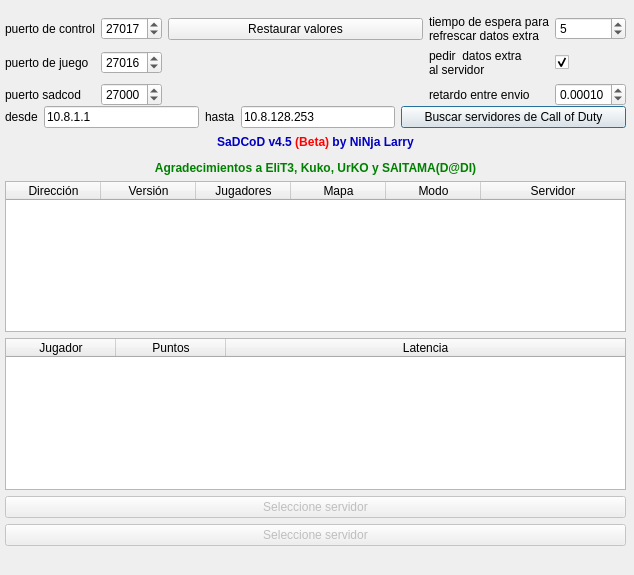
<?xml version="1.0" encoding="UTF-8"?>
<ui version="4.0">
 <class>Dialog</class>
 <widget class="QDialog" name="Dialog">
  <property name="geometry">
   <rect>
    <x>0</x>
    <y>0</y>
    <width>634</width>
    <height>575</height>
   </rect>
  </property>
  <property name="windowTitle">
   <string>Seek and Destroy Call of Duty</string>
  </property>
  <property name="sizeGripEnabled">
   <bool>false</bool>
  </property>
  <widget class="QWidget" name="horizontalLayoutWidget">
   <property name="geometry">
    <rect>
     <x>0</x>
     <y>100</y>
     <width>631</width>
     <height>34</height>
    </rect>
   </property>
   <layout class="QHBoxLayout" name="horizontalLayout">
    <property name="margin">
     <number>5</number>
    </property>
    <item>
     <widget class="QLabel" name="label">
      <property name="text">
       <string>desde</string>
      </property>
     </widget>
    </item>
    <item>
     <widget class="QLineEdit" name="ipstart_lineEdit">
      <property name="text">
       <string>10.8.1.1</string>
      </property>
     </widget>
    </item>
    <item>
     <widget class="QLabel" name="label_2">
      <property name="text">
       <string>hasta</string>
      </property>
     </widget>
    </item>
    <item>
     <widget class="QLineEdit" name="ipstop_lineEdit">
      <property name="text">
       <string>10.8.128.253</string>
      </property>
     </widget>
    </item>
    <item>
     <widget class="QPushButton" name="pushButtonScan">
      <property name="sizePolicy">
       <sizepolicy hsizetype="Fixed" vsizetype="Fixed">
        <horstretch>0</horstretch>
        <verstretch>0</verstretch>
       </sizepolicy>
      </property>
      <property name="minimumSize">
       <size>
        <width>225</width>
        <height>0</height>
       </size>
      </property>
      <property name="text">
       <string>Buscar servidores de Call of Duty</string>
      </property>
      <property name="checkable">
       <bool>true</bool>
      </property>
     </widget>
    </item>
   </layout>
  </widget>
  <widget class="QWidget" name="verticalLayoutWidget">
   <property name="geometry">
    <rect>
     <x>0</x>
     <y>130</y>
     <width>631</width>
     <height>441</height>
    </rect>
   </property>
   <layout class="QVBoxLayout" name="verticalLayout">
    <property name="sizeConstraint">
     <enum>QLayout::SetMaximumSize</enum>
    </property>
    <property name="margin">
     <number>5</number>
    </property>
    <item>
     <widget class="QLabel" name="creditosLabel">
      <property name="text">
       <string>&lt;html&gt;&lt;head/&gt;&lt;body&gt;&lt;p align=&quot;center&quot;&gt;&lt;span style=&quot; font-weight:600; color:#0000c0;&quot;&gt;SaDCoD v4.5 &lt;/span&gt;&lt;span style=&quot; font-weight:600; color:#ff0000;&quot;&gt;(Beta)&lt;/span&gt;&lt;span style=&quot; font-weight:600; color:#0000c0;&quot;&gt; by NiNja Larry&lt;/span&gt;&lt;/p&gt;&lt;p align=&quot;center&quot;&gt;&lt;span style=&quot; font-family:'DejaVu Sans Mono'; font-weight:600; color:#008000;&quot;&gt;Agradecimientos a EliT3, Kuko, UrKO y SAITAMA(D@DI)&lt;/span&gt;&lt;/p&gt;&lt;/body&gt;&lt;/html&gt;</string>
      </property>
     </widget>
    </item>
    <item>
     <widget class="QTableWidget" name="uiTable">
      <property name="sizePolicy">
       <sizepolicy hsizetype="Preferred" vsizetype="Expanding">
        <horstretch>0</horstretch>
        <verstretch>0</verstretch>
       </sizepolicy>
      </property>
      <property name="alternatingRowColors">
       <bool>true</bool>
      </property>
      <property name="showGrid">
       <bool>false</bool>
      </property>
      <property name="sortingEnabled">
       <bool>true</bool>
      </property>
      <attribute name="horizontalHeaderVisible">
       <bool>true</bool>
      </attribute>
      <attribute name="horizontalHeaderDefaultSectionSize">
       <number>95</number>
      </attribute>
      <attribute name="horizontalHeaderHighlightSections">
       <bool>false</bool>
      </attribute>
      <attribute name="horizontalHeaderShowSortIndicator" stdset="0">
       <bool>true</bool>
      </attribute>
      <attribute name="horizontalHeaderStretchLastSection">
       <bool>true</bool>
      </attribute>
      <attribute name="verticalHeaderVisible">
       <bool>false</bool>
      </attribute>
      <attribute name="verticalHeaderDefaultSectionSize">
       <number>15</number>
      </attribute>
      <attribute name="verticalHeaderHighlightSections">
       <bool>true</bool>
      </attribute>
      <column>
       <property name="text">
        <string>Dirección</string>
       </property>
       <property name="textAlignment">
        <set>AlignHCenter|AlignVCenter|AlignCenter</set>
       </property>
      </column>
      <column>
       <property name="text">
        <string>Versión</string>
       </property>
       <property name="textAlignment">
        <set>AlignHCenter|AlignVCenter|AlignCenter</set>
       </property>
      </column>
      <column>
       <property name="text">
        <string>Jugadores</string>
       </property>
       <property name="textAlignment">
        <set>AlignHCenter|AlignVCenter|AlignCenter</set>
       </property>
      </column>
      <column>
       <property name="text">
        <string>Mapa</string>
       </property>
       <property name="textAlignment">
        <set>AlignHCenter|AlignVCenter|AlignCenter</set>
       </property>
      </column>
      <column>
       <property name="text">
        <string>Modo</string>
       </property>
       <property name="textAlignment">
        <set>AlignHCenter|AlignVCenter|AlignCenter</set>
       </property>
      </column>
      <column>
       <property name="text">
        <string>Servidor</string>
       </property>
       <property name="textAlignment">
        <set>AlignHCenter|AlignVCenter|AlignCenter</set>
       </property>
      </column>
     </widget>
    </item>
    <item>
     <widget class="QTableWidget" name="uiTable_2">
      <property name="sizePolicy">
       <sizepolicy hsizetype="Preferred" vsizetype="Expanding">
        <horstretch>0</horstretch>
        <verstretch>0</verstretch>
       </sizepolicy>
      </property>
      <property name="alternatingRowColors">
       <bool>true</bool>
      </property>
      <property name="showGrid">
       <bool>false</bool>
      </property>
      <property name="sortingEnabled">
       <bool>true</bool>
      </property>
      <attribute name="horizontalHeaderVisible">
       <bool>true</bool>
      </attribute>
      <attribute name="horizontalHeaderDefaultSectionSize">
       <number>110</number>
      </attribute>
      <attribute name="horizontalHeaderHighlightSections">
       <bool>false</bool>
      </attribute>
      <attribute name="horizontalHeaderMinimumSectionSize">
       <number>50</number>
      </attribute>
      <attribute name="horizontalHeaderShowSortIndicator" stdset="0">
       <bool>true</bool>
      </attribute>
      <attribute name="horizontalHeaderStretchLastSection">
       <bool>true</bool>
      </attribute>
      <attribute name="verticalHeaderVisible">
       <bool>false</bool>
      </attribute>
      <attribute name="verticalHeaderDefaultSectionSize">
       <number>15</number>
      </attribute>
      <attribute name="verticalHeaderHighlightSections">
       <bool>true</bool>
      </attribute>
      <column>
       <property name="text">
        <string>Jugador</string>
       </property>
       <property name="textAlignment">
        <set>AlignHCenter|AlignVCenter|AlignCenter</set>
       </property>
      </column>
      <column>
       <property name="text">
        <string>Puntos</string>
       </property>
       <property name="textAlignment">
        <set>AlignHCenter|AlignVCenter|AlignCenter</set>
       </property>
      </column>
      <column>
       <property name="text">
        <string>Latencia</string>
       </property>
       <property name="textAlignment">
        <set>AlignHCenter|AlignVCenter|AlignCenter</set>
       </property>
      </column>
     </widget>
    </item>
    <item>
     <widget class="QPushButton" name="pushButtonConectar">
      <property name="enabled">
       <bool>false</bool>
      </property>
      <property name="toolTip">
       <string extracomment="pln,mnm,n"/>
      </property>
      <property name="statusTip">
       <string extracomment="klmklml"/>
      </property>
      <property name="text">
       <string>Seleccione servidor</string>
      </property>
      <property name="checkable">
       <bool>true</bool>
      </property>
     </widget>
    </item>
    <item>
     <widget class="QPushButton" name="pushButtonDestroy">
      <property name="enabled">
       <bool>false</bool>
      </property>
      <property name="text">
       <string>Seleccione servidor</string>
      </property>
      <property name="checkable">
       <bool>true</bool>
      </property>
     </widget>
    </item>
    <item>
     <widget class="QLabel" name="estadoLabel">
      <property name="text">
       <string/>
      </property>
     </widget>
    </item>
   </layout>
  </widget>
  <widget class="QWidget" name="gridLayoutWidget">
   <property name="geometry">
    <rect>
     <x>0</x>
     <y>10</y>
     <width>631</width>
     <height>101</height>
    </rect>
   </property>
   <layout class="QGridLayout" name="gridLayout">
    <property name="margin">
     <number>5</number>
    </property>
    <item row="1" column="3">
     <widget class="QLabel" name="label_7">
      <property name="text">
       <string>pedir  datos extra
al servidor</string>
      </property>
     </widget>
    </item>
    <item row="0" column="0">
     <widget class="QLabel" name="label_3">
      <property name="text">
       <string>puerto de control</string>
      </property>
     </widget>
    </item>
    <item row="1" column="0">
     <widget class="QLabel" name="label_4">
      <property name="text">
       <string>puerto de juego</string>
      </property>
     </widget>
    </item>
    <item row="2" column="3">
     <widget class="QLabel" name="label_8">
      <property name="text">
       <string>retardo entre envio</string>
      </property>
     </widget>
    </item>
    <item row="1" column="1">
     <widget class="QSpinBox" name="srvport_spinBox">
      <property name="minimum">
       <number>1</number>
      </property>
      <property name="maximum">
       <number>65535</number>
      </property>
      <property name="value">
       <number>27016</number>
      </property>
     </widget>
    </item>
    <item row="0" column="1">
     <widget class="QSpinBox" name="ctrport_spinBox">
      <property name="minimum">
       <number>1</number>
      </property>
      <property name="maximum">
       <number>65535</number>
      </property>
      <property name="value">
       <number>27017</number>
      </property>
     </widget>
    </item>
    <item row="1" column="4">
     <widget class="QCheckBox" name="extrainfo_checkBox">
      <property name="text">
       <string/>
      </property>
      <property name="checked">
       <bool>true</bool>
      </property>
     </widget>
    </item>
    <item row="2" column="4">
     <widget class="QDoubleSpinBox" name="delay_doubleSpinBox">
      <property name="specialValueText">
       <string notr="true">s</string>
      </property>
      <property name="decimals">
       <number>5</number>
      </property>
      <property name="minimum">
       <double>0.000010000000000</double>
      </property>
      <property name="maximum">
       <double>1.500000000000000</double>
      </property>
      <property name="singleStep">
       <double>0.000100000000000</double>
      </property>
      <property name="value">
       <double>0.000100000000000</double>
      </property>
     </widget>
    </item>
    <item row="0" column="2">
     <widget class="QPushButton" name="pushButtonReset">
      <property name="text">
       <string>Restaurar valores</string>
      </property>
     </widget>
    </item>
    <item row="1" column="2">
     <spacer name="horizontalSpacer">
      <property name="orientation">
       <enum>Qt::Horizontal</enum>
      </property>
      <property name="sizeHint" stdset="0">
       <size>
        <width>40</width>
        <height>20</height>
       </size>
      </property>
     </spacer>
    </item>
    <item row="0" column="3">
     <widget class="QLabel" name="label_5">
      <property name="text">
       <string>tiempo de espera para
refrescar datos extra</string>
      </property>
     </widget>
    </item>
    <item row="2" column="0">
     <widget class="QLabel" name="label_6">
      <property name="text">
       <string>puerto sadcod</string>
      </property>
     </widget>
    </item>
    <item row="2" column="1">
     <widget class="QSpinBox" name="seekport_spinBox">
      <property name="minimum">
       <number>1024</number>
      </property>
      <property name="maximum">
       <number>65535</number>
      </property>
      <property name="value">
       <number>27000</number>
      </property>
     </widget>
    </item>
    <item row="0" column="4">
     <widget class="QSpinBox" name="timeout_spinBox">
      <property name="minimum">
       <number>1</number>
      </property>
      <property name="maximum">
       <number>30</number>
      </property>
      <property name="value">
       <number>5</number>
      </property>
     </widget>
    </item>
   </layout>
  </widget>
 </widget>
 <resources/>
 <connections/>
</ui>
